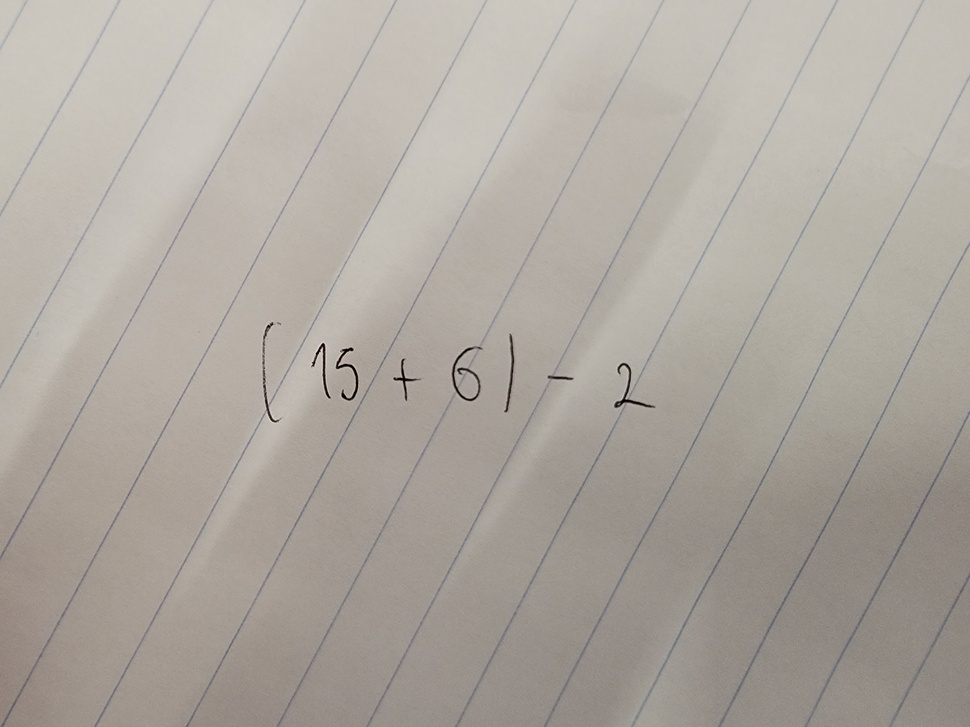
%> input picture test_image.jpg, 970 x 727 px, shrunk from 4000 x 3000 before the run
$ octave --eval "result = preprocess_function(imread('test_image.jpg'));"   (GNU Octave 9; MATLAB toolbox functions it lacks are replaced by stand-ins)
%> lines starting %> are read from the running program, lines starting %| are printed output that depends on the picture; in (x1, y1, x2, y2) boxes, pixels count from 0 and x2, y2 are one past the last pixel; in counts of white or black regions, pixels touching at a corner belong together; the program's own positions count from 1
function image = preprocess_function(image)
    % Conversion to grayScale image
    grayImage = rgb2gray(image);
    % Conversion to binary image
    threshold = graythresh(grayImage);
%> threshold = 0.655
    binaryImage = ~imbinarize(grayImage,threshold);
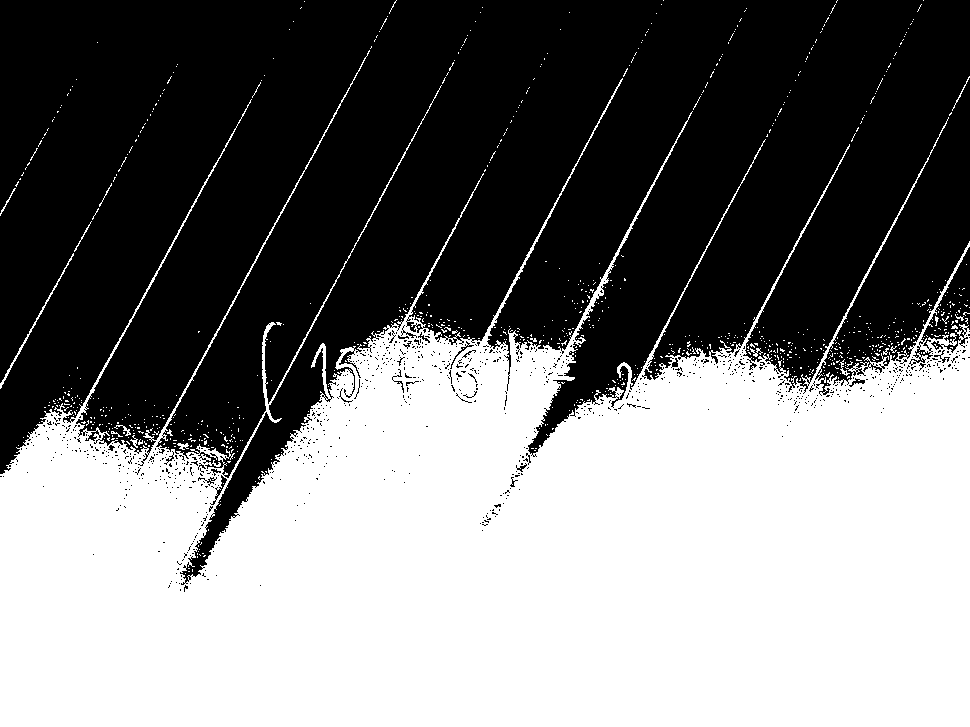
%> binaryImage: size 727x970 logical; 47.3% white; 892 white regions (876 under 20 px), largest, box (x1, y1, x2, y2) and area: (0, 50, 970, 727) 330112, (0, 253, 74, 389) 297, (952, 76, 970, 111) 50
    % Removes all object containing fewer than 30 pixels
    diskSE = strel('disk',9);
    moddedImage = bwareaopen(binaryImage,30);
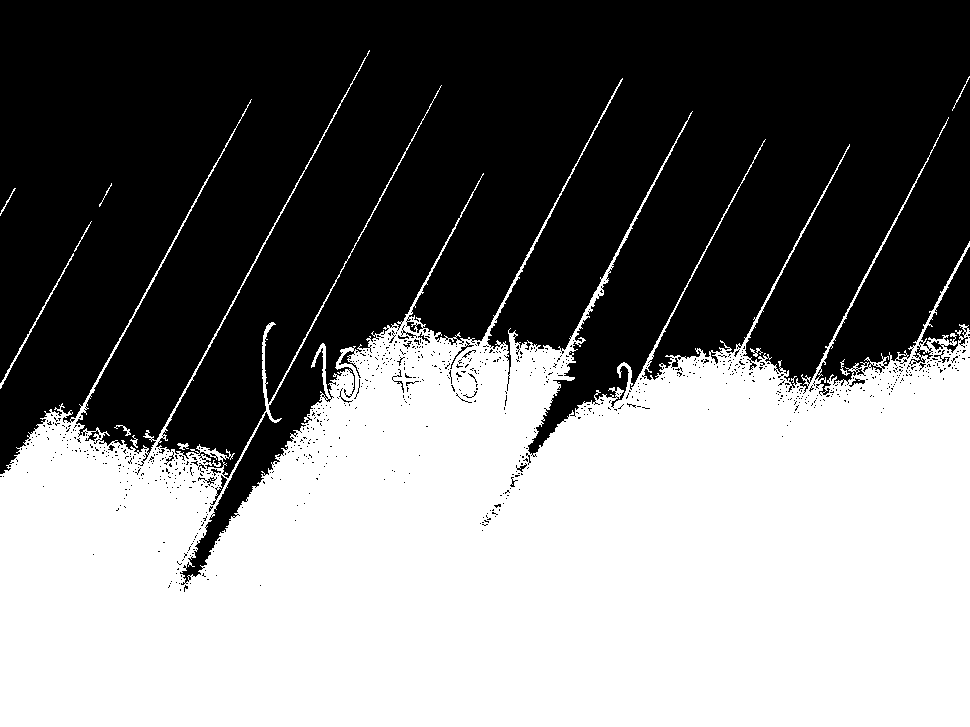
%> moddedImage: size 727x970 logical; 46.9% white; 11 white regions, largest, box (x1, y1, x2, y2) and area: (0, 50, 970, 727) 330112, (0, 253, 74, 389) 297, (952, 76, 970, 111) 50
    image = imdilate(moddedImage, diskSE);
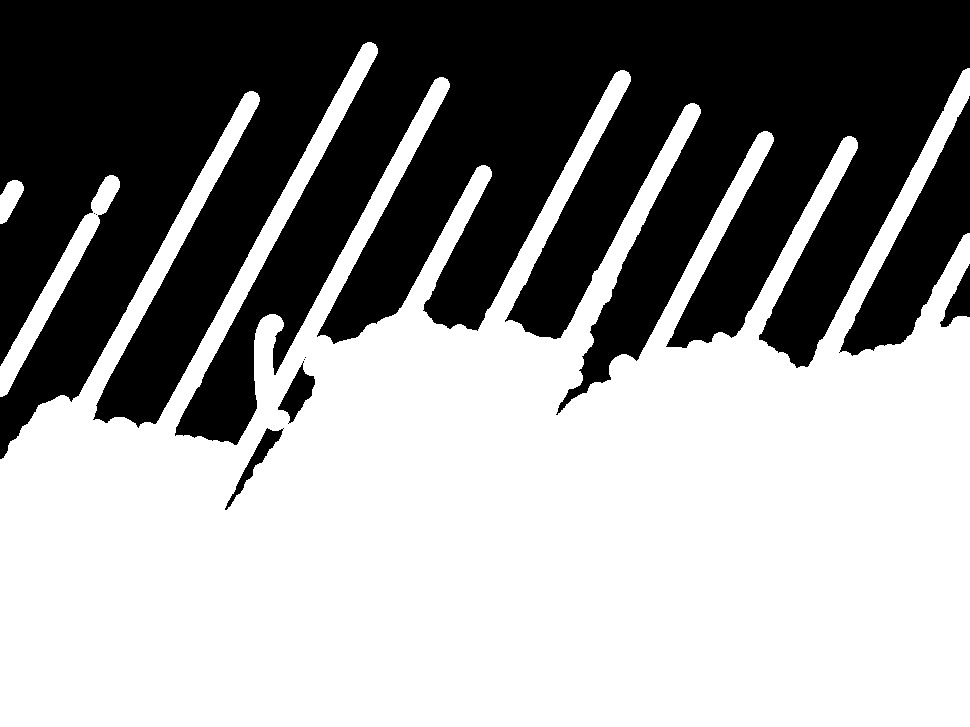
%> image: size 727x970 logical; 57.8% white; 9 black regions (4 under 20 px), largest, box (x1, y1, x2, y2) and area: (0, 0, 970, 459) 283040, (839, 96, 970, 356) 12208, (278, 361, 315, 424) 969, (940, 264, 970, 327) 839, (225, 428, 284, 510) 836
%     imwrite(image,'binarized.png')
end

$ run again, on 8.jpg
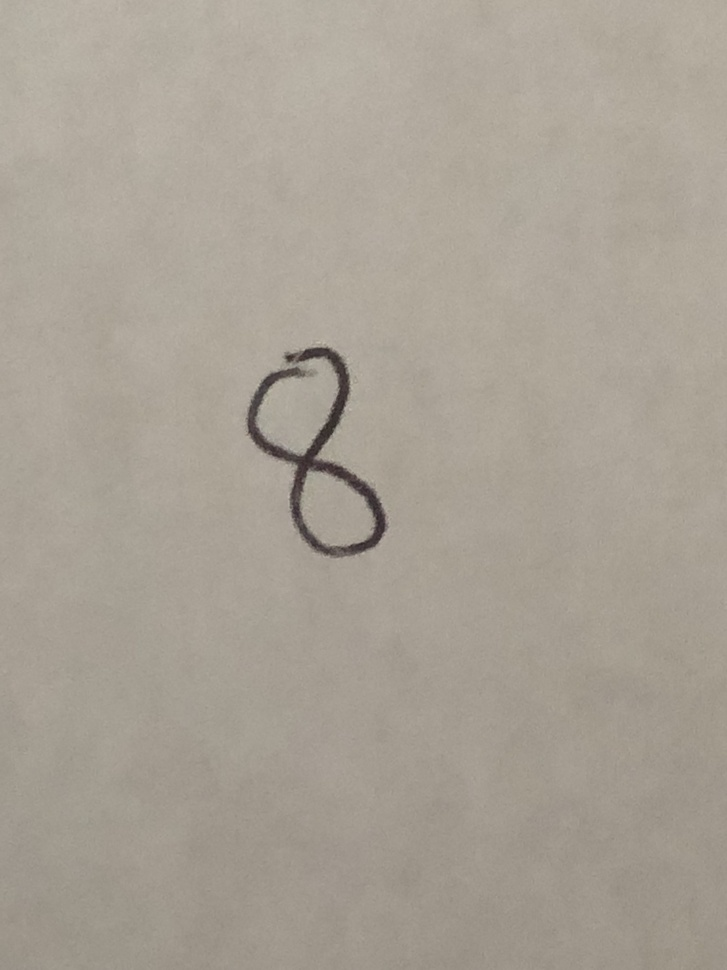
%> input picture 8.jpg, 727 x 970 px, shrunk from 3024 x 4032 before the run
%> threshold = 0.463
%> in preprocess_function, `binaryImage = ~imbinarize(grayImage,threshold);`:
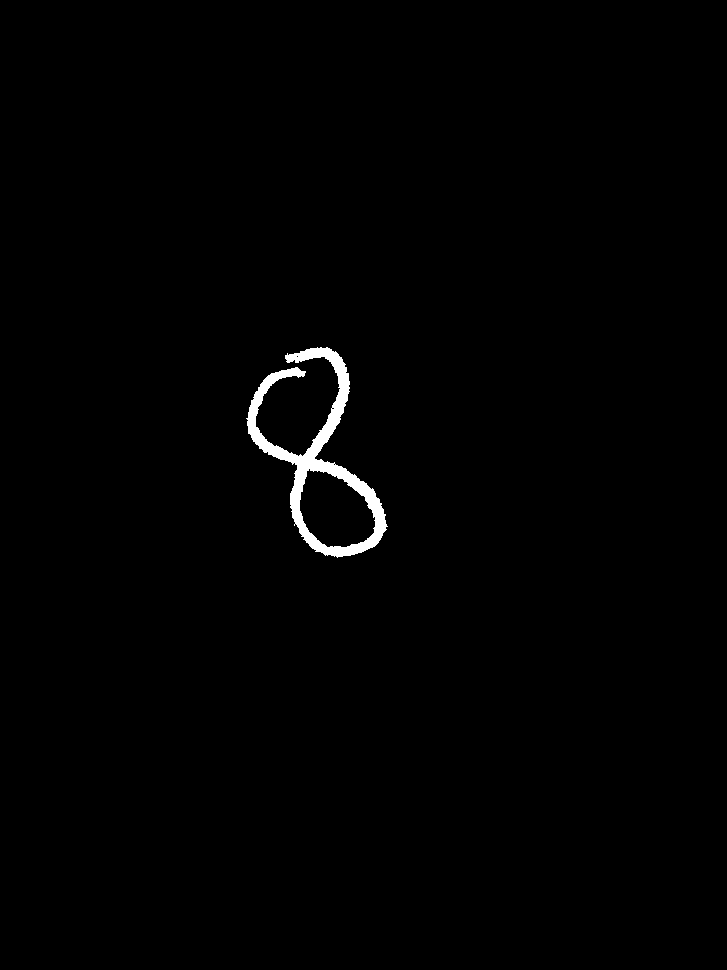
%> binaryImage: size 970x727 logical; 0.86% white; 1 white region, box (x1, y1, x2, y2) and area: (246, 347, 388, 558) 6099
%> in preprocess_function, `image = imdilate(moddedImage, diskSE);`:
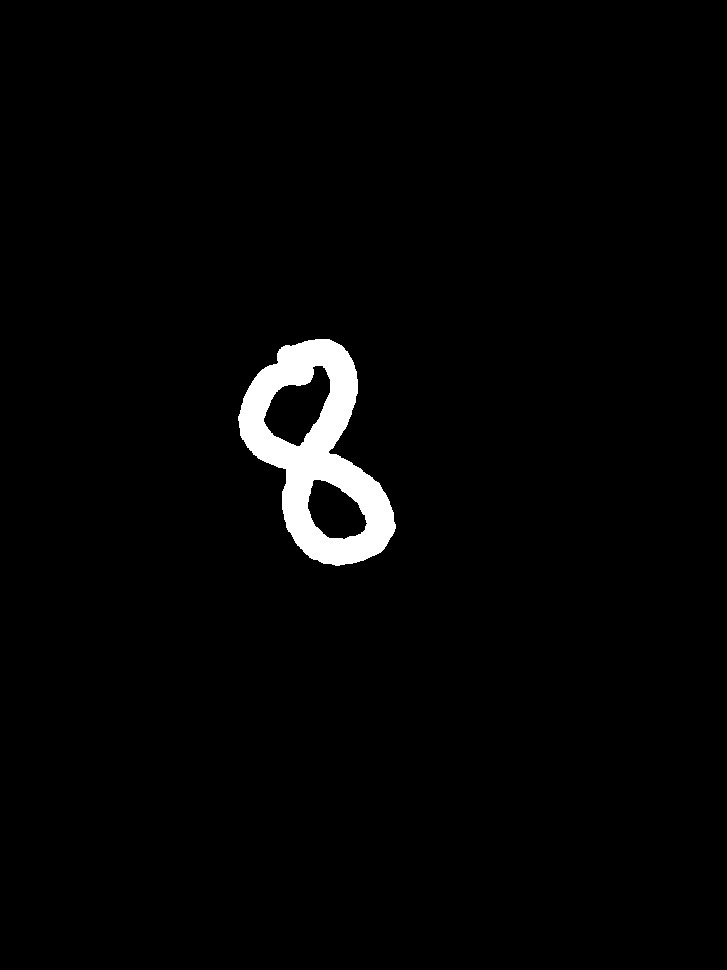
%> image: size 970x727 logical; 2.2% white; 1 white region, box (x1, y1, x2, y2) and area: (238, 339, 396, 566) 15611

$ run again, on equation_10.jpg
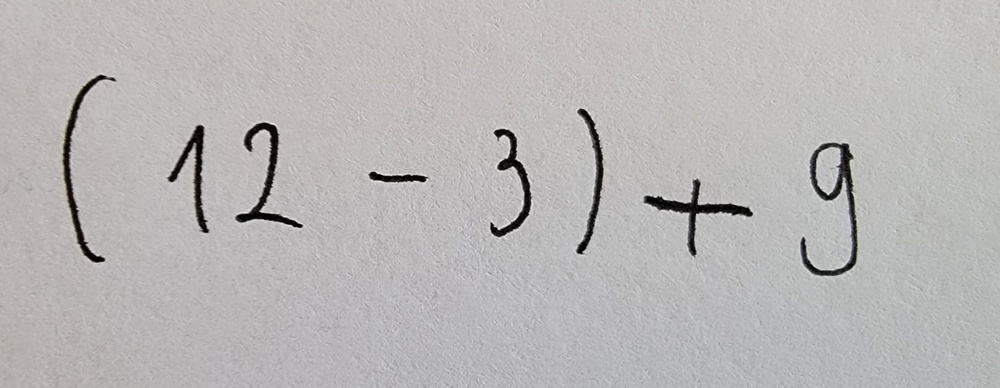
%> input picture equation_10.jpg, 1000 x 388 px, shrunk from 1822 x 707 before the run
%> threshold = 0.427
%> in preprocess_function, `binaryImage = ~imbinarize(grayImage,threshold);`:
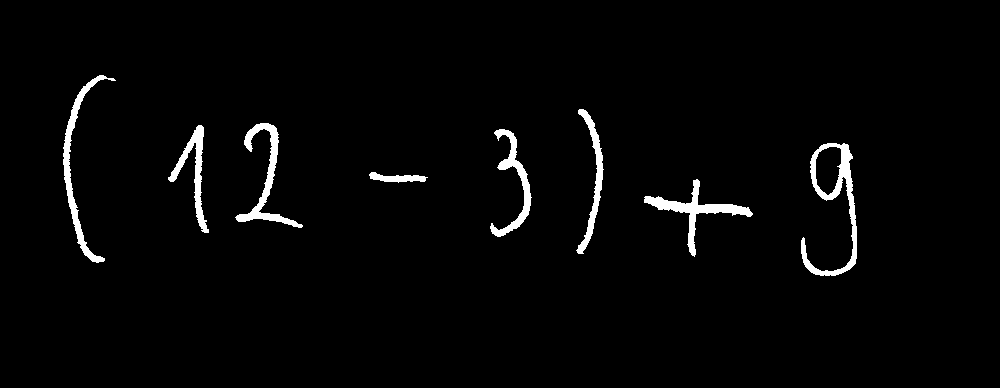
%> binaryImage: size 388x1000 logical; 2.4% white; 8 white regions, largest, box (x1, y1, x2, y2) and area: (801, 143, 857, 276) 1762, (644, 179, 753, 257) 1420, (63, 75, 116, 263) 1376
%> in preprocess_function, `image = imdilate(moddedImage, diskSE);`:
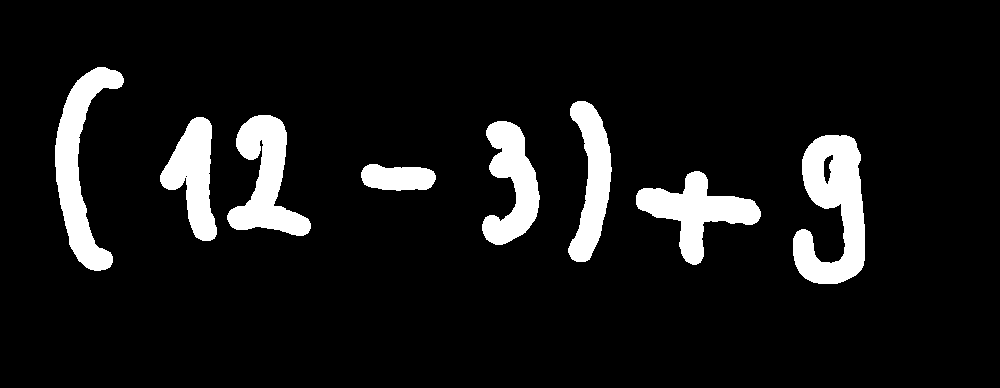
%> image: size 388x1000 logical; 9% white; 8 white regions, largest, box (x1, y1, x2, y2) and area: (793, 135, 865, 284) 6671, (55, 67, 124, 271) 5381, (227, 115, 311, 236) 4857

$ run again, on equation_11.jpg
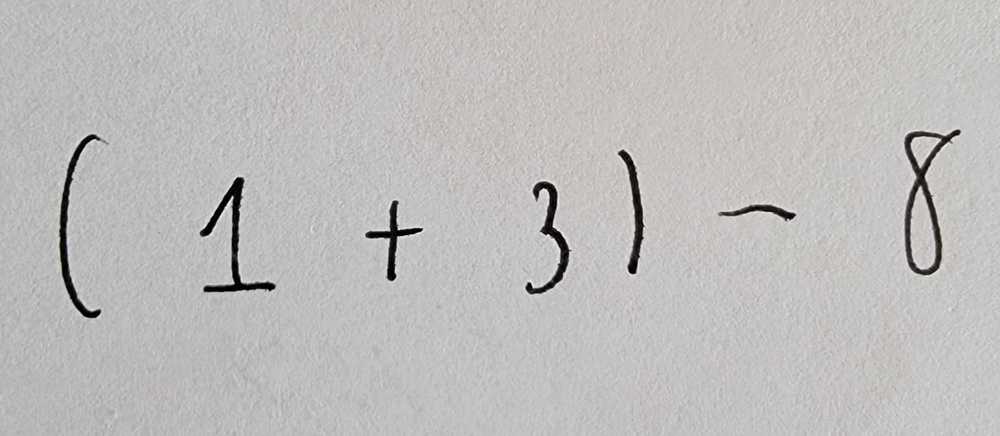
%> input picture equation_11.jpg, 1000 x 436 px, shrunk from 1905 x 830 before the run
%> threshold = 0.439
%> in preprocess_function, `binaryImage = ~imbinarize(grayImage,threshold);`:
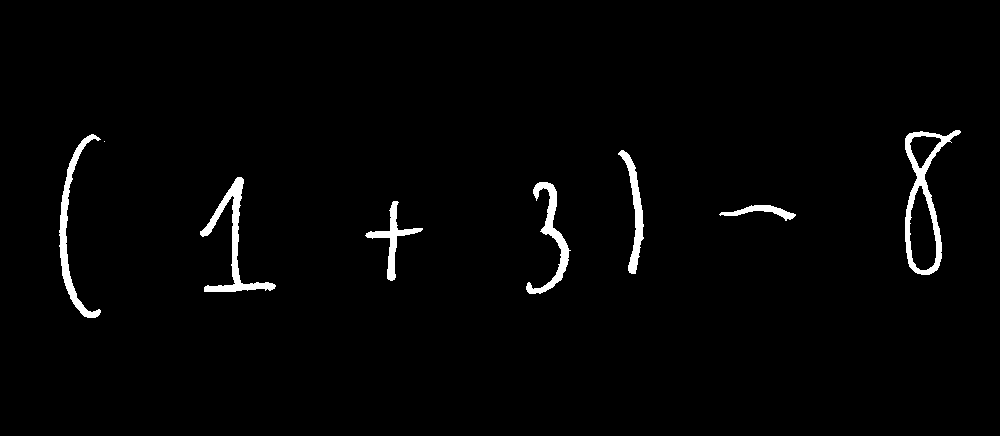
%> binaryImage: size 436x1000 logical; 1.9% white; 8 white regions (1 under 20 px), largest, box (x1, y1, x2, y2) and area: (905, 130, 961, 275) 1911, (200, 177, 276, 292) 1608, (59, 134, 101, 318) 1423
%> in preprocess_function, `image = imdilate(moddedImage, diskSE);`:
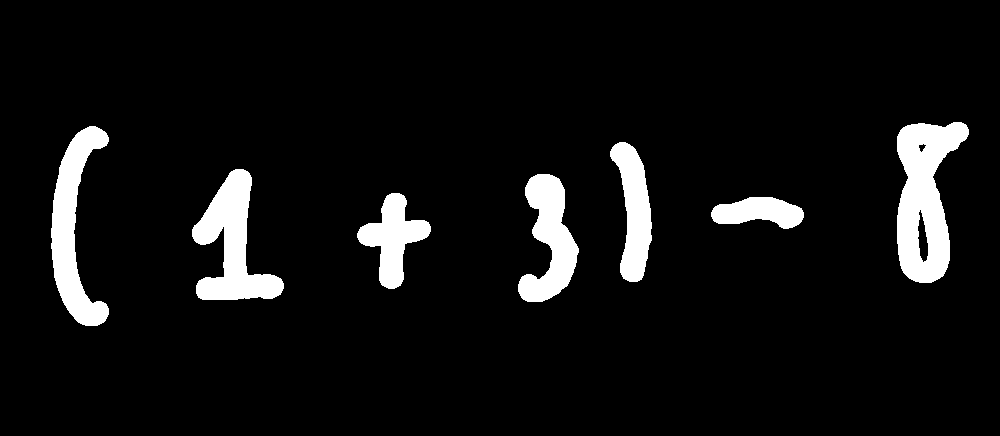
%> image: size 436x1000 logical; 7% white; 7 white regions, largest, box (x1, y1, x2, y2) and area: (897, 122, 969, 283) 7048, (192, 169, 284, 300) 5541, (51, 126, 109, 326) 5228
